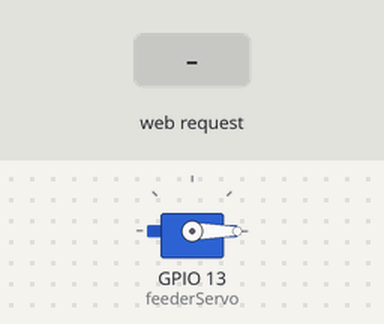
The sketch below on a simulated ESP32. Parts: servo. The inputs (shaded band) are chosen by the test bench. WiFi joins after 1.5 s; servers stay silent unless stated; what the sketch prints to the serial monitor is not drawn.

Above: at 2.7 s.
2.8 s: HTTP request GET /FEED received
At 3.2 s:
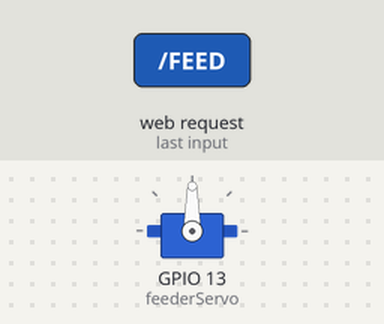
Timing chart, 0 to 5.8 s (numbered marks = the images above; inputs shaded):
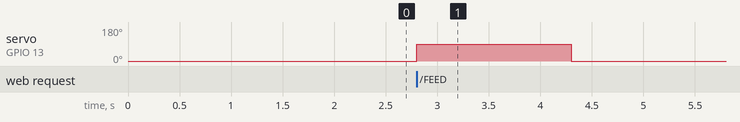

Measured:
- after the input at 2.8 s, servo on GPIO 13 (feederServo): 0° → 90° at once, → 0° 1.5 s later

The sketch:

v1.ino
```cpp
#include <WiFi.h>
#include <ESP32Servo.h>

const char* ssid = "WiFi_Name";
const char* password = "WiFi_Password";

Servo feederServo;
WiFiServer server(80);

void setup() {
  Serial.begin(115200);

  feederServo.setPeriodHertz(50);
  feederServo.attach(13);
  feederServo.write(0);

  WiFi.begin(ssid, password);

  Serial.print("Connecting");

  while (WiFi.status() != WL_CONNECTED) {
    delay(500);
    Serial.print(".");
  }

  Serial.println("");
  Serial.print("IP Address: ");
  Serial.println(WiFi.localIP());

  server.begin();
}

void loop() {

  WiFiClient client = server.available();

  if (client) {

    String request = client.readStringUntil('\r');
    client.flush();

    if (request.indexOf("/FEED") != -1) {

      feederServo.write(90);
      delay(1500);
      feederServo.write(0);

    }

    client.println("HTTP/1.1 200 OK");
    client.println("Content-Type:text/html");
    client.println();

    client.println("<html>");
    client.println("<head><title>Smart Pet Feeder</title></head>");
    client.println("<body style='text-align:center;font-family:Arial;'>");
    client.println("<h1>🐶 Smart Pet Feeder</h1>");
    client.println("<a href='/FEED'><button style='font-size:30px;padding:20px;'>Feed Now</button></a>");
    client.println("</body>");
    client.println("</html>");

    delay(1);
    client.stop();

  }

}
```
